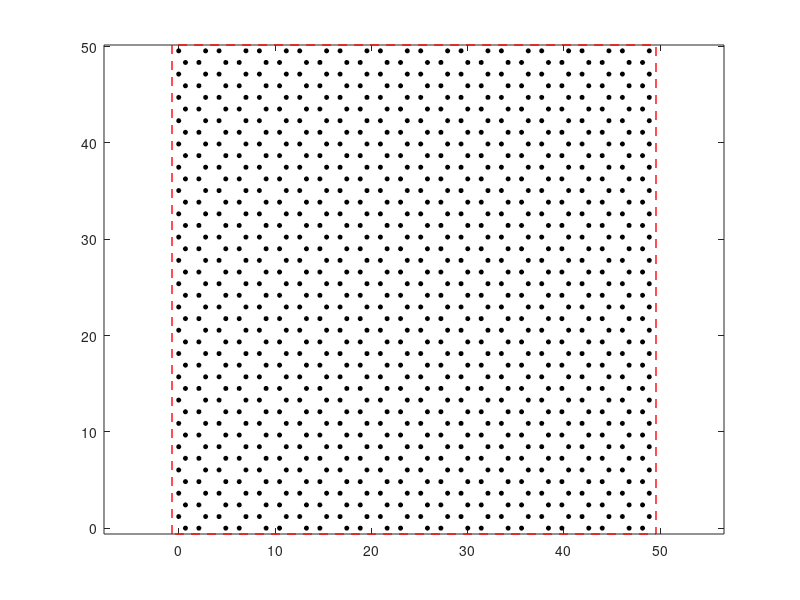

Write the MATLAB code that produced this figure.
%% Nuwan Dewapriya
%% 2019/04/09
%% This code has three parts.
%% The first part computes the coordinates of carbon atoms in a graphene sheet with specified dimensions on lines 18 & 19.
%% The second part generates .data file for LAMMPS
%% The third part generates .in file for LAMMPS

clear all
close all
clc

%%%%%%%%%%%%%%%%%%%%%%%%%%%%%%%%%%%%%%%%%%%%%%%%%%%%%%%%%%%%%%%%%%%%%%%%%%%%
%%%%%%%%%%%%%%%%%%%%%%%%%%%%%%%%%%%%%%%%%%%%%%%%%%%%%%%%%%%%%%%%%%%%%%%%%%%%
%%%%%%%%%%%%%%%%%%%%%%%%%%%%%%%%%%%%%%%%%%%%%%%%%%%%%%%%%%%%%%%%%%%%%%%%%%%%
%% PART 1
%% Setting dimensions of the sheet

length=50; % All lengths are in Angstome
width=50;
c_c_bl=1.396; %% c-c bond acording to the airebo potential

%%
unit_x=c_c_bl*2*(1+cos(pi/3)); 
unit_y=c_c_bl*2*cos(pi/6);

u_x=floor(width/unit_x);
u_y=floor(length/unit_y);

%% Positions of the first 4 atoms

x(1,1)=c_c_bl*cos(pi/3);
x(1,2)=x(1,1)+c_c_bl;
x(2,1)=0;
x(2,2)=c_c_bl*(1+2*cos(pi/3));

y(1,1)=0;
y(1,2)=0;
y(2,1)=c_c_bl*cos(pi/6);
y(2,2)=c_c_bl*cos(pi/6);

%% Repetition along the x direction

for i=1: u_x
    x(1,(i*2)+1)=x(1,(i-1)*2+1)+c_c_bl*2*(1+cos(pi/3));
    x(1,(i*2)+2)=x(1,(i-1)*2+2)+c_c_bl*2*(1+cos(pi/3));
    x(2,(i*2)+1)=x(2,(i-1)*2+1)+c_c_bl*2*(1+cos(pi/3));
    x(2,(i*2)+2)=x(2,(i-1)*2+2)+c_c_bl*2*(1+cos(pi/3));
    
    y(1,(i*2)+1)=y(1,(i-1)*2+1);
    y(1,(i*2)+2)=y(1,(i-1)*2+2);
    y(2,(i*2)+1)=y(2,(i-1)*2+1);
    y(2,(i*2)+2)=y(2,(i-1)*2+2);
end

%% Repetition along the y direction

for i=1:u_y

    x((i*2)+1,:)=x((i-1)*2+1,:);
    x((i*2)+2,:)=x((i-1)*2+2,:);

    y((i*2)+1,:)=y((i-1)*2+1,:)+c_c_bl*cos(pi/6)*2;
    y((i*2)+2,:)=y((i-1)*2+2,:)+c_c_bl*cos(pi/6)*2;

end

Num_of_atoms = size(x,1)*size(x,2)

          
%% Getting x and y coordinates in to 2 columns

x=reshape(x,Num_of_atoms,1);
y=reshape(y,Num_of_atoms,1);

coord=zeros(Num_of_atoms,3);
coord(:,1)=x;
coord(:,2)=y;

l_x = max(x);
l_y = max(y);


%% Getting dimensions of the simulation box.

x_max=max(coord(:,1))+c_c_bl/2;
x_min=min(coord(:,1))-c_c_bl/2;
y_max=max(coord(:,2))+c_c_bl*cos(pi/6)/2;
y_min=min(coord(:,2))-c_c_bl*cos(pi/6)/2;

b_x =[x_min, x_min, x_max, x_max, x_min; y_min, y_max, y_max, y_min, y_min]; % Boundaries of the simulation box

Lx = x_max-x_min
Ly = y_max-y_min

%% Plotting the graphene sheet

plot(coord(:,1),coord(:,2),'o','MarkerSize',3,'MarkerFaceColor','k','MarkerEdgeColor','k') % change this in an appropriate way for zig-zag and arm chair
axis equal  
hold on
plot(b_x(1,:),b_x(2,:),'--','Color','red','LineWidth',1)

%%%%%%%%%%%%%%%%%%%%%%%%%%%%%%%%%%%%%%%%%%%%%%%%%%%%%%%%%%%%%%%%%%%%%%%%%%%%
%%%%%%%%%%%%%%%%%%%%%%%%%%%%%%%%%%%%%%%%%%%%%%%%%%%%%%%%%%%%%%%%%%%%%%%%%%%%
%%%%%%%%%%%%%%%%%%%%%%%%%%%%%%%%%%%%%%%%%%%%%%%%%%%%%%%%%%%%%%%%%%%%%%%%%%%%
%% PART 2
%% Preparing the data file for LAMMPS

fid=fopen('grap.data','w');

fprintf(fid,'uniaxial tensile test of graphene\n');
fprintf(fid,'\n');
fprintf(fid,'%d atoms \n',size(coord,1));
fprintf(fid,'\n');
fprintf(fid,'%d atom types \n',1);
fprintf(fid,'\n');
fprintf(fid,'#simulation box \n');
fprintf(fid,'%f %f xlo xhi\n',x_min, x_max);
fprintf(fid,'%f %f ylo yhi\n',y_min, y_max);
fprintf(fid,'%f %f zlo zhi\n',-10.0, 10.0);
fprintf(fid,'\n');
fprintf(fid,'Masses\n');
fprintf(fid,'\n');
fprintf(fid,'%d %f \n',1, 12.010000);
fprintf(fid,'\n');
fprintf(fid,'Atoms\n');
fprintf(fid,'\n');

%% Defining atoms 

number=size(coord,1);
for i=1:number

    fprintf(fid,'%d 1 %f %f %f \n',i,coord(i,1),coord(i,2),rand/10); 
end

fclose(fid);
   
%%%%%%%%%%%%%%%%%%%%%%%%%%%%%%%%%%%%%%%%%%%%%%%%%%%%%%%%%%%%%%%%%%%%%%%%%%%%
%%%%%%%%%%%%%%%%%%%%%%%%%%%%%%%%%%%%%%%%%%%%%%%%%%%%%%%%%%%%%%%%%%%%%%%%%%%%
%%%%%%%%%%%%%%%%%%%%%%%%%%%%%%%%%%%%%%%%%%%%%%%%%%%%%%%%%%%%%%%%%%%%%%%%%%%%
%% PART 3
%% Preparing the simulation file for LAMMPS

fid=fopen('grap.in','w');

fprintf(fid,'#uniaxial tensile test of graphene\n');
fprintf(fid,'\n');

fprintf(fid,'##---------------INITIALIZATION-------------------------------\n');
fprintf(fid,'\n');
fprintf(fid,'units          metal\n');
fprintf(fid,'dimension 	    3 \n');

fprintf(fid,'boundary       p p f\n');

fprintf(fid,'atom_style 	atomic\n');
fprintf(fid,'newton 		on\n');
fprintf(fid,'\n');
fprintf(fid,'\n');

fprintf(fid,'##---------------ATOM DEFINITION------------------------------\n');
fprintf(fid,'\n');
fprintf(fid,'read_data 	grap.data\n');
fprintf(fid,'\n');
fprintf(fid,'\n');


fprintf(fid,'##---------------FORCE FIELDS---------------------------------\n');
fprintf(fid,'\n');
fprintf(fid,'pair_style 	airebo 3.0\n');
fprintf(fid,'pair_coeff     * * CH.airebo C\n');
fprintf(fid,'\n');
fprintf(fid,'\n');

fprintf(fid,'##---------------SETTINGS-------------------------------------\n');
fprintf(fid,'\n');
fprintf(fid,'timestep 	0.0005\n');
fprintf(fid,'variable   ts equal 0.0005\n');
fprintf(fid,'\n');
fprintf(fid,'\n');


fprintf(fid,'##---------------COMPUTES-------------------------------------\n');
fprintf(fid,'\n');
fprintf(fid,'compute 	1 all stress/atom NULL\n'); % for information, please check  http://lammps.sandia.gov/doc/compute_stress_atom.html
fprintf(fid,'compute    2 all reduce sum c_1[1] c_1[2]\n'); 
fprintf(fid,'\n');
fprintf(fid,'\n');

fprintf(fid,'variable   Lx equal lx\n'); % See https://lammps.sandia.gov/doc/variable.html
fprintf(fid,'variable   Ly equal ly\n');
fprintf(fid,'variable   Lz equal lz\n');
fprintf(fid,'variable   Vol equal vol\n');

fprintf(fid,'variable   thickn equal 3.4\n'); %interlayer spacing is 3.4 A

fprintf(fid,'fix		1 all npt temp 300 300 0.05 x 0 0 0.5 y 0 0 0.5\n');

fprintf(fid,'thermo 	2000\n');

fprintf(fid,'##---------------RELAXATION--------------------------------------\n');
fprintf(fid,'\n');
fprintf(fid,'run            50000\n');
fprintf(fid,'\n');
fprintf(fid,'\n');

fprintf(fid,'##---------------DEFORMATION--------------------------------------\n');
fprintf(fid,'unfix              1\n');
fprintf(fid,'reset_timestep     0\n');

fprintf(fid,'fix		1 all npt temp 300 300 0.05 x 0 0 0.5\n');

fprintf(fid,'fix        2 all ave/time 1 100 100 c_2[1] c_2[2]\n');% http://lammps.sandia.gov/doc/fix_ave_atom.html
fprintf(fid,'fix        3 all ave/time 1 100 100 v_Lx v_Ly v_Lz v_Vol\n');


fprintf(fid,'variable   srate equal 1.0e9\n');
fprintf(fid,'variable   srate1 equal "v_srate / 1.0e12"\n');


fprintf(fid,'fix		4 all deform 1 y erate ${srate1} units box remap x\n');
    
fprintf(fid,'run            100\n'); % to activate fixes


fprintf(fid,'##---------------THERMO-OUTPUTS--------------------------------------\n');


fprintf(fid,'variable   CorVol equal f_3[4]*v_thickn/(f_3[3])\n'); %corrected volume ignoring large box size

fprintf(fid,'variable   ConvoFac equal 1/1.0e4\n'); 

fprintf(fid,'variable   sigmaxx equal f_2[1]*v_ConvoFac/v_CorVol\n');
fprintf(fid,'variable   sigmayy equal f_2[2]*v_ConvoFac/v_CorVol\n'); 

fprintf(fid,'variable   StrainPerTs equal v_srate1*v_ts\n'); %strain per time step
fprintf(fid,'variable   strain equal v_StrainPerTs*step\n'); %strain 

fprintf(fid,'thermo 	100\n');
fprintf(fid,'thermo_style custom step temp v_strain v_sigmaxx v_sigmayy pe ke lx ly vol \n');
fprintf(fid,'\n');
fprintf(fid,'\n');


fprintf(fid,'##---------------DEFORMATION--------------------------------------\n');

fprintf(fid,'dump           1 all atom 5000 tensile_test.lammpstrj\n');
fprintf(fid,'run            500000\n');
fprintf(fid,'\n');
fprintf(fid,'\n');

fclose(fid);
